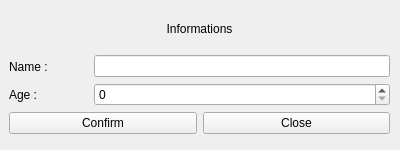
<?xml version="1.0" encoding="UTF-8"?>
<ui version="4.0">
 <class>formUser</class>
 <widget class="QWidget" name="formUser">
  <property name="geometry">
   <rect>
    <x>0</x>
    <y>0</y>
    <width>400</width>
    <height>150</height>
   </rect>
  </property>
  <property name="windowTitle">
   <string>Form</string>
  </property>
  <widget class="QWidget" name="verticalLayoutWidget">
   <property name="geometry">
    <rect>
     <x>9</x>
     <y>9</y>
     <width>381</width>
     <height>125</height>
    </rect>
   </property>
   <layout class="QVBoxLayout" name="verticalLayout_2">
    <item>
     <widget class="QLabel" name="inforLabel">
      <property name="sizePolicy">
       <sizepolicy hsizetype="Minimum" vsizetype="Minimum">
        <horstretch>0</horstretch>
        <verstretch>0</verstretch>
       </sizepolicy>
      </property>
      <property name="text">
       <string>Informations</string>
      </property>
      <property name="alignment">
       <set>Qt::AlignCenter</set>
      </property>
     </widget>
    </item>
    <item>
     <layout class="QHBoxLayout" name="horizontalLayout">
      <item>
       <layout class="QVBoxLayout" name="verticalLayout_4">
        <item>
         <widget class="QLabel" name="nameLabel">
          <property name="text">
           <string>Name :</string>
          </property>
         </widget>
        </item>
        <item>
         <widget class="QLabel" name="AgeLabel">
          <property name="text">
           <string>Age :</string>
          </property>
         </widget>
        </item>
       </layout>
      </item>
      <item>
       <spacer name="horizontalSpacer">
        <property name="orientation">
         <enum>Qt::Horizontal</enum>
        </property>
        <property name="sizeType">
         <enum>QSizePolicy::Preferred</enum>
        </property>
        <property name="sizeHint" stdset="0">
         <size>
          <width>40</width>
          <height>20</height>
         </size>
        </property>
       </spacer>
      </item>
      <item>
       <layout class="QVBoxLayout" name="verticalLayout_8">
        <item>
         <widget class="QLineEdit" name="nameLineEdit"/>
        </item>
        <item>
         <widget class="QSpinBox" name="ageSpinBox">
          <property name="sizePolicy">
           <sizepolicy hsizetype="Minimum" vsizetype="Fixed">
            <horstretch>0</horstretch>
            <verstretch>0</verstretch>
           </sizepolicy>
          </property>
         </widget>
        </item>
       </layout>
      </item>
     </layout>
    </item>
    <item>
     <layout class="QHBoxLayout" name="horizontalLayout_3">
      <item>
       <widget class="QPushButton" name="confirmButton">
        <property name="text">
         <string>Confirm</string>
        </property>
       </widget>
      </item>
      <item>
       <widget class="QPushButton" name="closeButton">
        <property name="text">
         <string>Close</string>
        </property>
       </widget>
      </item>
     </layout>
    </item>
   </layout>
  </widget>
 </widget>
 <resources/>
 <connections/>
</ui>
